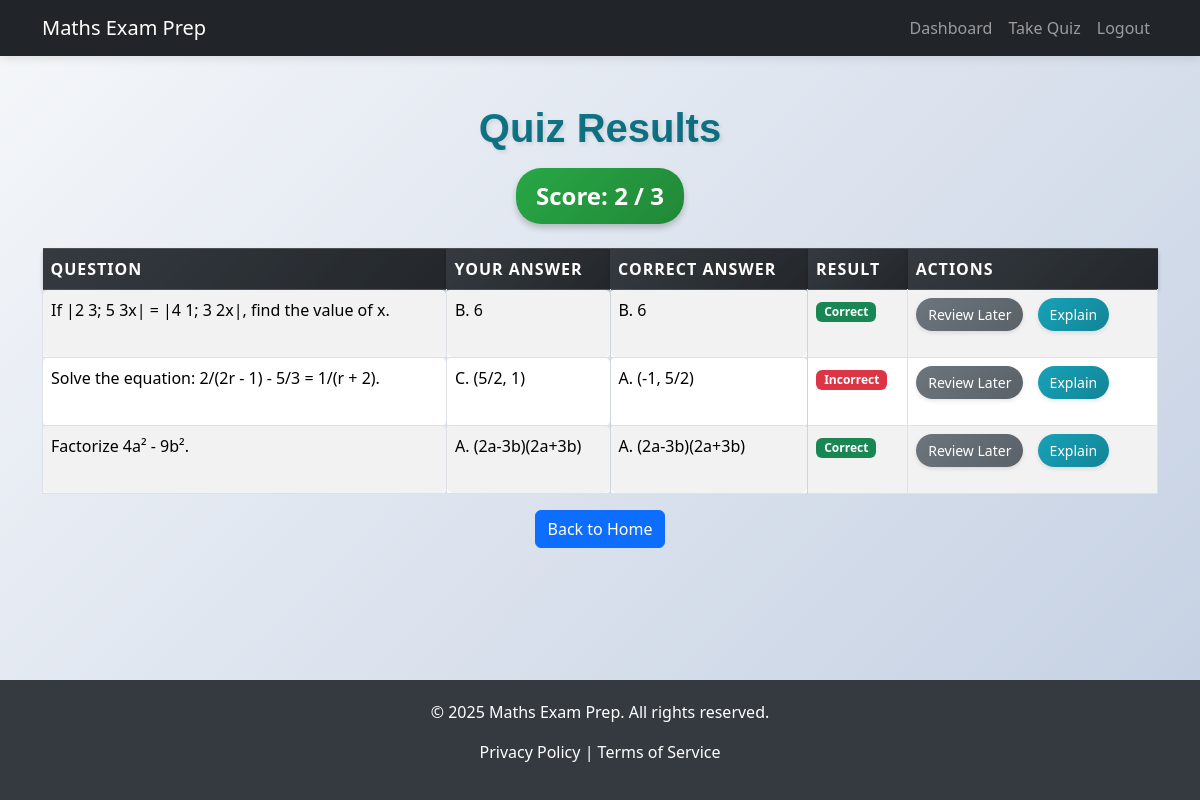
The page /results (signed in) on the database its author committed.
### app/models.py (models this page shows, shortened)
class Question(db.Model):
    id = db.Column(db.Integer, primary_key=True)
    topic = db.Column(db.String(100), nullable=False)
    difficulty = db.Column(db.Integer, nullable=False)
    question_text = db.Column(db.Text, nullable=False)
    option_a = db.Column(db.String(100), nullable=False)
    option_b = db.Column(db.String(100), nullable=False)
    option_c = db.Column(db.String(100), nullable=False)
    option_d = db.Column(db.String(100), nullable=False)
    correct_option = db.Column(db.String(10), nullable=False)

### app/routes.py (the view)
@app.route('/results')
@login_required
def results():
    responses = UserResponse.query.filter_by(user_id=current_user.id).order_by(UserResponse.id.desc()).limit(3).all()
    if not responses:
        flash('No quiz results found. Please take the quiz first.', 'warning')
        return redirect(url_for('quiz'))
    score = sum(1 for r in responses if r.is_correct)
    total_questions = len(responses)
    marked_question_ids = {rq.question_id for rq in ReviewQuestion.query.filter_by(user_id=current_user.id).all()}
    results_data = []
    valid_options = ['A', 'B', 'C', 'D']
    for r in responses:
        correct_option = r.question.correct_option
        if correct_option in valid_options:
            correct_text = f"{correct_option}. {getattr(r.question, f'option_{correct_option.lower()}')}"
        else:
            correct_text = f"{correct_option} (Invalid option)"
        results_data.append({
            'question_id': r.question.id,
            'question_text': r.question.question_text,
            'selected_option': f"{r.selected_option}. {getattr(r.question, f'option_{r.selected_option.lower()}')}",
            'correct_option': correct_text,
            'is_correct': r.is_correct,
            'is_marked': r.question.id in marked_question_ids  # Removed 'explanation' key
        })
    return render_template('results.html', score=score, total_questions=total_questions, results_data=results_data)

### app/models.py (called while the page is built)
@login_manager.user_loader
def load_user(user_id):
    return User.query.get(int(user_id))

### app/templates/results.html (shortened to what this page needs)
<!DOCTYPE html>
<html lang="en">
<head>
    <link href="https://cdn.jsdelivr.net/npm/bootstrap@5.3.3/dist/css/bootstrap.min.css" rel="stylesheet">
</head>
<body>
    <nav class="navbar navbar-expand-lg navbar-dark bg-dark">
        <div class="container">
            <a class="navbar-brand" href="{{ url_for('home') }}">Maths Exam Prep</a>
            <div class="collapse navbar-collapse" id="navbarNav">
                <ul class="navbar-nav ms-auto">
                    <li class="nav-item">
                        <a class="nav-link" href="{{ url_for('dashboard') }}">Dashboard</a>
                    </li>
                    <li class="nav-item">
                        <a class="nav-link" href="{{ url_for('quiz') }}">Take Quiz</a>
                    </li>
                    <li class="nav-item">
                        <a class="nav-link" href="{{ url_for('logout') }}">Logout</a>
                    </li>
                </ul>
            </div>
        </div>
    </nav>
    <div class="container mt-5">
        <h2 class="text-center mb-3 quiz-title">Quiz Results</h2>
        <p class="text-center mb-4"><span class="score-display">Score: {{ score }} / {{ total_questions }}</span></p>
        <table class="table table-striped table-hover table-bordered">
            <thead class="table-dark">
                <tr>
                    <th scope="col">Question</th>
                    <th scope="col">Your Answer</th>
                    <th scope="col">Correct Answer</th>
                    <th scope="col">Result</th>
                    <th scope="col">Actions</th>
                </tr>
            </thead>
            <tbody>
                {% for result in results_data %}
                    <tr>
                        <td class="question-cell">{{ result.question_text }}</td>
                        <td class="answer-cell">{{ result.selected_option }}</td>
                        <td class="answer-cell">{{ result.correct_option }}</td>
                        <td>
                            {% if result.is_correct %}
                                <span class="badge bg-success">Correct</span>
                            {% else %}
                                <span class="badge bg-danger">Incorrect</span>
                            {% endif %}
                        </td>
                        <td>
                            {% if result.is_marked %}
                                <button class="btn btn-unmark btn-sm" onclick="unmarkForReview({{ result.question_id }})">Unmark</button>
                            {% else %}
                                <button class="btn btn-review btn-sm" onclick="markForReview({{ result.question_id }})">Review Later</button>
                            {% endif %}
                            <button class="btn btn-explain btn-sm" onclick="toggleExplanation({{ result.question_id }})">Explain</button>
                        </td>
                    </tr>
                {% endfor %}
            </tbody>
        </table>
        <a href="{{ url_for('home') }}" class="btn btn-primary mt-3 back-home">Back to Home</a>
    </div>
    <footer class="footer text-center">
        <div class="container">
            <p>© 2025 Maths Exam Prep. All rights reserved.</p>
            <p><a href="#" class="text-white text-decoration-none">Privacy Policy</a> | <a href="#" class="text-white text-decoration-none">Terms of Service</a></p>
        </div>
    </footer>
</body>
</html>

### app/templates/results.html (style rules this page uses)
body { background: linear-gradient(135deg, #f5f7fa 0%, #c3cfe2 100%); min-height: 100vh; display: flex; flex-direction: column; }
.navbar { box-shadow: 0 2px 10px rgba(0,0,0,0.1); }
.footer { background: #343a40; color: white; padding: 20px 0; margin-top: auto; }
.quiz-title { font-family: 'Arial', sans-serif; font-size: 2.5rem; font-weight: 700; color: #002244; text-shadow: 2px 2px 4px rgba(0,0,0,0.1); background: linear-gradient(135deg, #138496, #0d6b7d); -webkit-background-clip: text; -webkit-text-fill-color: transparent; padding: 0 10px; }
.score-display { font-size: 1.5rem; font-weight: 600; color: #ffffff; background: linear-gradient(135deg, #28a745, #218838); padding: 10px 20px; border-radius: 25px; box-shadow: 0 4px 6px rgba(0,0,0,0.2); display: inline-block; }
.btn-explain { background: linear-gradient(135deg, #17a2b8, #138496); border: none; border-radius: 20px; padding: 6px 12px; box-shadow: 0 2px 4px rgba(0,0,0,0.1); transition: all 0.3s ease; color: white; margin-right: 10px; }
.btn-review { background: linear-gradient(135deg, #6c757d, #5a6268); border: none; border-radius: 20px; padding: 6px 12px; box-shadow: 0 2px 4px rgba(0,0,0,0.1); transition: all 0.3s ease; color: white; margin-right: 10px; }
.question-cell { font-weight: 500; background-color: #f1f3f5; border: 1px solid #dee2e6; padding: 10px; border-radius: 5px; }
.answer-cell { background-color: #ffffff; border: 1px solid #ced4da; padding: 10px; border-radius: 5px; box-shadow: inset 0 1px 2px rgba(0,0,0,0.05); }
.table-dark th { background: linear-gradient(135deg, #343a40, #23272b); color: white; font-weight: 600; text-transform: uppercase; letter-spacing: 1px; border: none; box-shadow: 0 2px 4px rgba(0,0,0,0.2); }
.back-home { display: block; margin: 20px auto; width: fit-content; }

### rows shown on the page
Question: question_text "If |2 3; 5 3x| = |4 1; 3 2x|, find the value of x.", selected_option "B. 6", correct_option "B. 6", shows "Correct"
Question: question_text "Solve the equation: 2/(2r - 1) - 5/3 = 1/(r + 2).", selected_option "C. (5/2, 1)", correct_option "A. (-1, 5/2)", shows "Incorrect"
Question: question_text "Factorize 4a² - 9b².", selected_option "A. (2a-3b)(2a+3b)", correct_option "A. (2a-3b)(2a+3b)", shows "Correct"

### other values the page prints
{{ score }} "2"
{{ total_questions }} "3"
